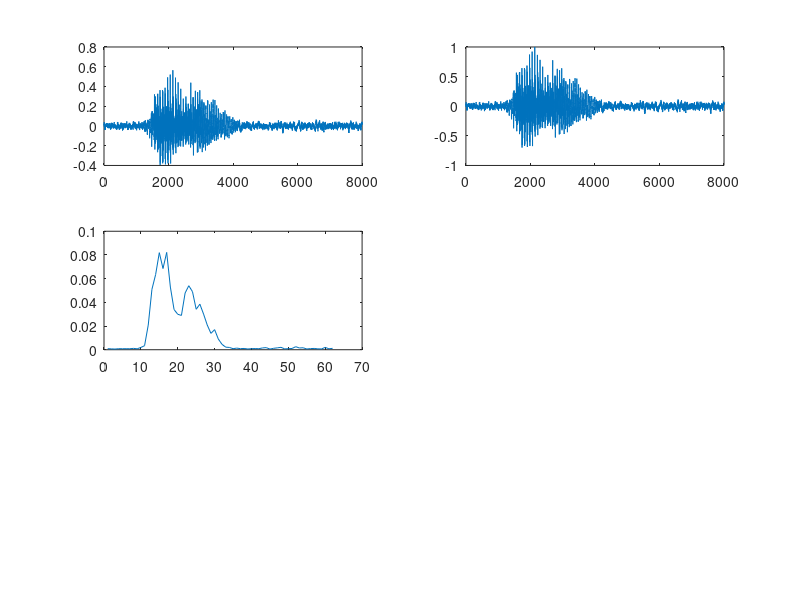

This figure's MATLAB source: (Note: this script raises an error after producing the figure.)
% r = audiorecorder(8000, 16, 1);
% record(r,1);     % speak into microphone...
% pause(2)
% play(r);   % listen
%s = getaudiodata(r, 'double'); % get data as int16 array
%save soundata1_1.mat s

clear all
load sounddata7_3.mat
% recsound=audioplayer(s, 8000);
% play(recsound);
subplot(321);
plot(s)

s=s/max(abs(s)); %chuan hoa bien do tin hieu
subplot(322);
plot(s)

% Tinh nang luong thoi gian ngan
N=128;
for k=1:length(s)/N,
    Es(k)=s((k-1)*N+1:k*N)'*s((k-1)*N+1:k*N)/N;
end;

%Xac dinh frame bat dau va ket thuc tin hieu
subplot(323);
plot(Es)
Emax=max(Es);
[temp,index]=find(Es>0.1*Emax);
start_frame=index(1);
end_frame=index(length(index));

s1=s((start_frame-1)*N+1:end_frame*N);
recsound=audioplayer(s1, 8000);
play(recsound);
subplot(324);
plot(s1)

% Phan tich Fourier
FFTs = fft(s1);
mag_FFTs = abs(FFTs);
subplot(325);
plot(mag_FFTs)

% Tinh tong bien do pho trong khung cua so
N1=20;
for k=1:length(mag_FFTs)/2/N1,
    x(k)=sum(mag_FFTs((k-1)*N1+1:k*N1));
end;
subplot(326);
plot(x)































